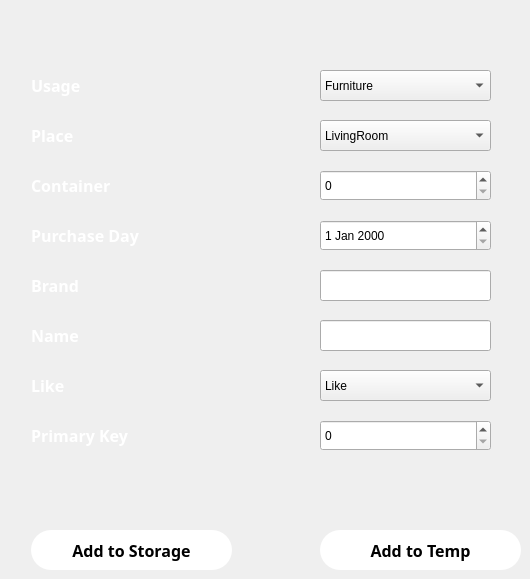
   <widget class="QWidget" name="Add_Item">
    <attribute name="title">
     <string>Add Item</string>
    </attribute>
    <attribute name="toolTip">
     <string>Add Item</string>
    </attribute>
    <widget class="QLabel" name="label_2">
     <property name="geometry">
      <rect>
       <x>31</x>
       <y>70</y>
       <width>91</width>
       <height>31</height>
      </rect>
     </property>
     <property name="font">
      <font>
       <family>century gothic</family>
       <pointsize>12</pointsize>
       <weight>75</weight>
       <bold>true</bold>
      </font>
     </property>
     <property name="styleSheet">
      <string notr="true">color:white;</string>
     </property>
     <property name="text">
      <string>Usage </string>
     </property>
    </widget>
    <widget class="QLabel" name="label_3">
     <property name="geometry">
      <rect>
       <x>31</x>
       <y>120</y>
       <width>101</width>
       <height>31</height>
      </rect>
     </property>
     <property name="font">
      <font>
       <family>century gothic</family>
       <pointsize>12</pointsize>
       <weight>75</weight>
       <bold>true</bold>
      </font>
     </property>
     <property name="styleSheet">
      <string notr="true">color:white;</string>
     </property>
     <property name="text">
      <string>Place</string>
     </property>
    </widget>
    <widget class="QLabel" name="label_4">
     <property name="geometry">
      <rect>
       <x>31</x>
       <y>170</y>
       <width>131</width>
       <height>31</height>
      </rect>
     </property>
     <property name="font">
      <font>
       <family>century gothic</family>
       <pointsize>12</pointsize>
       <weight>75</weight>
       <bold>true</bold>
      </font>
     </property>
     <property name="styleSheet">
      <string notr="true">color:white;</string>
     </property>
     <property name="text">
      <string>Container</string>
     </property>
    </widget>
    <widget class="QLabel" name="label_5">
     <property name="geometry">
      <rect>
       <x>31</x>
       <y>220</y>
       <width>241</width>
       <height>31</height>
      </rect>
     </property>
     <property name="font">
      <font>
       <family>century gothic</family>
       <pointsize>12</pointsize>
       <weight>75</weight>
       <bold>true</bold>
      </font>
     </property>
     <property name="styleSheet">
      <string notr="true">color:white;</string>
     </property>
     <property name="text">
      <string>Purchase Day</string>
     </property>
    </widget>
    <widget class="QLabel" name="label_10">
     <property name="geometry">
      <rect>
       <x>31</x>
       <y>270</y>
       <width>121</width>
       <height>31</height>
      </rect>
     </property>
     <property name="font">
      <font>
       <family>century gothic</family>
       <pointsize>12</pointsize>
       <weight>75</weight>
       <bold>true</bold>
      </font>
     </property>
     <property name="styleSheet">
      <string notr="true">color:white;</string>
     </property>
     <property name="text">
      <string>Brand</string>
     </property>
    </widget>
    <widget class="QLabel" name="label_11">
     <property name="geometry">
      <rect>
       <x>31</x>
       <y>320</y>
       <width>71</width>
       <height>31</height>
      </rect>
     </property>
     <property name="font">
      <font>
       <family>century gothic</family>
       <pointsize>12</pointsize>
       <weight>75</weight>
       <bold>true</bold>
      </font>
     </property>
     <property name="styleSheet">
      <string notr="true">color:white;</string>
     </property>
     <property name="text">
      <string>Name</string>
     </property>
    </widget>
    <widget class="QLabel" name="label_12">
     <property name="geometry">
      <rect>
       <x>31</x>
       <y>420</y>
       <width>171</width>
       <height>31</height>
      </rect>
     </property>
     <property name="font">
      <font>
       <family>century gothic</family>
       <pointsize>12</pointsize>
       <weight>75</weight>
       <bold>true</bold>
      </font>
     </property>
     <property name="styleSheet">
      <string notr="true">color:white;</string>
     </property>
     <property name="text">
      <string>Primary Key</string>
     </property>
    </widget>
    <widget class="QLabel" name="label_13">
     <property name="geometry">
      <rect>
       <x>31</x>
       <y>370</y>
       <width>61</width>
       <height>31</height>
      </rect>
     </property>
     <property name="font">
      <font>
       <family>century gothic</family>
       <pointsize>12</pointsize>
       <weight>75</weight>
       <bold>true</bold>
      </font>
     </property>
     <property name="styleSheet">
      <string notr="true">color:white;</string>
     </property>
     <property name="text">
      <string>Like</string>
     </property>
    </widget>
    <widget class="QComboBox" name="UsageAdd">
     <property name="geometry">
      <rect>
       <x>320</x>
       <y>70</y>
       <width>171</width>
       <height>31</height>
      </rect>
     </property>
     <item>
      <property name="text">
       <string>Furniture</string>
      </property>
     </item>
     <item>
      <property name="text">
       <string>Electric</string>
      </property>
     </item>
     <item>
      <property name="text">
       <string>Clothes</string>
      </property>
     </item>
     <item>
      <property name="text">
       <string>Books</string>
      </property>
     </item>
     <item>
      <property name="text">
       <string>Bath</string>
      </property>
     </item>
     <item>
      <property name="text">
       <string>Cosmetics</string>
      </property>
     </item>
     <item>
      <property name="text">
       <string>Stationery</string>
      </property>
     </item>
     <item>
      <property name="text">
       <string>Food</string>
      </property>
     </item>
     <item>
      <property name="text">
       <string>Exercise</string>
      </property>
     </item>
     <item>
      <property name="text">
       <string>Etc</string>
      </property>
     </item>
    </widget>
    <widget class="QComboBox" name="StorageAdd">
     <property name="geometry">
      <rect>
       <x>320</x>
       <y>120</y>
       <width>171</width>
       <height>31</height>
      </rect>
     </property>
     <item>
      <property name="text">
       <string>LivingRoom</string>
      </property>
     </item>
     <item>
      <property name="text">
       <string>Kitchen</string>
      </property>
     </item>
     <item>
      <property name="text">
       <string>BathRoom</string>
      </property>
     </item>
     <item>
      <property name="text">
       <string>BedRoom</string>
      </property>
     </item>
     <item>
      <property name="text">
       <string>Library</string>
      </property>
     </item>
     <item>
      <property name="text">
       <string>Etc</string>
      </property>
     </item>
    </widget>
    <widget class="QSpinBox" name="ContainerAdd">
     <property name="geometry">
      <rect>
       <x>320</x>
       <y>170</y>
       <width>171</width>
       <height>31</height>
      </rect>
     </property>
    </widget>
    <widget class="QDateEdit" name="DayAdd">
     <property name="geometry">
      <rect>
       <x>320</x>
       <y>220</y>
       <width>171</width>
       <height>31</height>
      </rect>
     </property>
    </widget>
    <widget class="QLineEdit" name="BrandAdd">
     <property name="geometry">
      <rect>
       <x>320</x>
       <y>270</y>
       <width>171</width>
       <height>31</height>
      </rect>
     </property>
    </widget>
    <widget class="QLineEdit" name="NameAdd">
     <property name="geometry">
      <rect>
       <x>320</x>
       <y>320</y>
       <width>171</width>
       <height>31</height>
      </rect>
     </property>
    </widget>
    <widget class="QComboBox" name="LikeAdd">
     <property name="geometry">
      <rect>
       <x>320</x>
       <y>370</y>
       <width>171</width>
       <height>31</height>
      </rect>
     </property>
     <item>
      <property name="text">
       <string>Like</string>
      </property>
     </item>
     <item>
      <property name="text">
       <string>Unlike</string>
      </property>
     </item>
    </widget>
    <widget class="QSpinBox" name="NumberAdd">
     <property name="geometry">
      <rect>
       <x>320</x>
       <y>420</y>
       <width>171</width>
       <height>31</height>
      </rect>
     </property>
    </widget>
    <widget class="QPushButton" name="AddPush">
     <property name="geometry">
      <rect>
       <x>31</x>
       <y>530</y>
       <width>201</width>
       <height>40</height>
      </rect>
     </property>
     <property name="font">
      <font>
       <family>century gothic</family>
       <pointsize>12</pointsize>
       <weight>75</weight>
       <italic>false</italic>
       <bold>true</bold>
      </font>
     </property>
     <property name="styleSheet">
      <string notr="true">QPushButton {
	background:white;	
	border-radius:20px;
	font:12pt;
	font-weight:bold;
}

QPushButton:hover {
	color:white;
	background:rgba(0,0,0,0.8);
}

</string>
     </property>
     <property name="text">
      <string>Add to Storage</string>
     </property>
    </widget>
    <widget class="QPushButton" name="AddPush_2">
     <property name="geometry">
      <rect>
       <x>320</x>
       <y>530</y>
       <width>201</width>
       <height>40</height>
      </rect>
     </property>
     <property name="font">
      <font>
       <family>century gothic</family>
       <pointsize>12</pointsize>
       <weight>75</weight>
       <italic>false</italic>
       <bold>true</bold>
      </font>
     </property>
     <property name="styleSheet">
      <string notr="true">QPushButton {
	background:white;	
	border-radius:20px;
	font:12pt;
	font-weight:bold;
}

QPushButton:hover {
	color:white;
	background:rgba(0,0,0,0.8);
}

</string>
     </property>
     <property name="text">
      <string>Add to Temp</string>
     </property>
    </widget>
   </widget>
